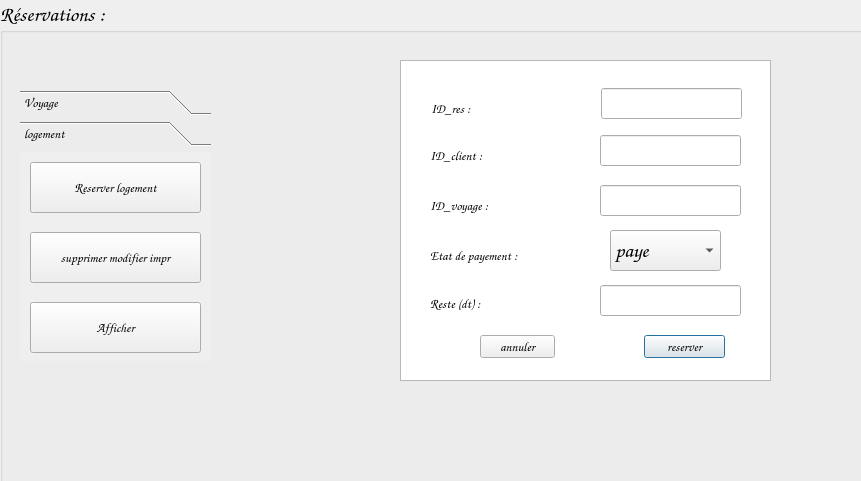
<?xml version="1.0" encoding="UTF-8"?>
<ui version="4.0">
 <class>rv</class>
 <widget class="QDialog" name="rv">
  <property name="geometry">
   <rect>
    <x>0</x>
    <y>0</y>
    <width>861</width>
    <height>481</height>
   </rect>
  </property>
  <property name="windowTitle">
   <string>Dialog</string>
  </property>
  <widget class="QLabel" name="label">
   <property name="geometry">
    <rect>
     <x>0</x>
     <y>0</y>
     <width>861</width>
     <height>481</height>
    </rect>
   </property>
   <property name="text">
    <string/>
   </property>
   <property name="pixmap">
    <pixmap>../tof/inspiration-voyage.jpeg</pixmap>
   </property>
  </widget>
  <widget class="QGroupBox" name="groupBox">
   <property name="geometry">
    <rect>
     <x>0</x>
     <y>0</y>
     <width>861000</width>
     <height>481000</height>
    </rect>
   </property>
   <property name="minimumSize">
    <size>
     <width>861000</width>
     <height>481000</height>
    </size>
   </property>
   <property name="maximumSize">
    <size>
     <width>861000</width>
     <height>481000</height>
    </size>
   </property>
   <property name="font">
    <font>
     <family>Comic Sans MS</family>
     <pointsize>16</pointsize>
    </font>
   </property>
   <property name="title">
    <string>Réservations :</string>
   </property>
   <widget class="QTextBrowser" name="textBrowser">
    <property name="geometry">
     <rect>
      <x>400</x>
      <y>60</y>
      <width>371</width>
      <height>321</height>
     </rect>
    </property>
   </widget>
   <widget class="QLineEdit" name="lineEdit_idc">
    <property name="geometry">
     <rect>
      <x>600</x>
      <y>135</y>
      <width>141</width>
      <height>31</height>
     </rect>
    </property>
   </widget>
   <widget class="QLineEdit" name="lineEdit_idv">
    <property name="geometry">
     <rect>
      <x>600</x>
      <y>185</y>
      <width>141</width>
      <height>31</height>
     </rect>
    </property>
   </widget>
   <widget class="QPushButton" name="pushButton_3">
    <property name="geometry">
     <rect>
      <x>644</x>
      <y>335</y>
      <width>81</width>
      <height>23</height>
     </rect>
    </property>
    <property name="font">
     <font>
      <pointsize>10</pointsize>
     </font>
    </property>
    <property name="text">
     <string>reserver</string>
    </property>
   </widget>
   <widget class="QPushButton" name="pushButton_6">
    <property name="geometry">
     <rect>
      <x>480</x>
      <y>335</y>
      <width>75</width>
      <height>23</height>
     </rect>
    </property>
    <property name="font">
     <font>
      <pointsize>10</pointsize>
     </font>
    </property>
    <property name="text">
     <string>annuler</string>
    </property>
   </widget>
   <widget class="QLabel" name="label_2">
    <property name="geometry">
     <rect>
      <x>430</x>
      <y>145</y>
      <width>101</width>
      <height>21</height>
     </rect>
    </property>
    <property name="font">
     <font>
      <pointsize>10</pointsize>
     </font>
    </property>
    <property name="text">
     <string>ID_client :</string>
    </property>
   </widget>
   <widget class="QLabel" name="label_3">
    <property name="geometry">
     <rect>
      <x>430</x>
      <y>195</y>
      <width>101</width>
      <height>21</height>
     </rect>
    </property>
    <property name="font">
     <font>
      <pointsize>10</pointsize>
     </font>
    </property>
    <property name="text">
     <string>ID_voyage :</string>
    </property>
   </widget>
   <widget class="QLabel" name="label_4">
    <property name="geometry">
     <rect>
      <x>430</x>
      <y>245</y>
      <width>131</width>
      <height>21</height>
     </rect>
    </property>
    <property name="font">
     <font>
      <pointsize>10</pointsize>
     </font>
    </property>
    <property name="text">
     <string>Etat de payement :</string>
    </property>
   </widget>
   <widget class="QLabel" name="label_5">
    <property name="geometry">
     <rect>
      <x>430</x>
      <y>295</y>
      <width>141</width>
      <height>16</height>
     </rect>
    </property>
    <property name="font">
     <font>
      <pointsize>10</pointsize>
     </font>
    </property>
    <property name="text">
     <string>Reste (dt) :</string>
    </property>
   </widget>
   <widget class="QLineEdit" name="lineEdit_res">
    <property name="geometry">
     <rect>
      <x>600</x>
      <y>285</y>
      <width>141</width>
      <height>31</height>
     </rect>
    </property>
   </widget>
   <widget class="QLabel" name="label_6">
    <property name="geometry">
     <rect>
      <x>431</x>
      <y>98</y>
      <width>101</width>
      <height>21</height>
     </rect>
    </property>
    <property name="font">
     <font>
      <pointsize>10</pointsize>
     </font>
    </property>
    <property name="text">
     <string>ID_res :</string>
    </property>
   </widget>
   <widget class="QLineEdit" name="lineEdit_idr">
    <property name="geometry">
     <rect>
      <x>601</x>
      <y>88</y>
      <width>141</width>
      <height>31</height>
     </rect>
    </property>
    <property name="text">
     <string/>
    </property>
   </widget>
   <widget class="QToolBox" name="toolBox">
    <property name="geometry">
     <rect>
      <x>20</x>
      <y>90</y>
      <width>191</width>
      <height>271</height>
     </rect>
    </property>
    <property name="font">
     <font>
      <pointsize>10</pointsize>
     </font>
    </property>
    <property name="currentIndex">
     <number>1</number>
    </property>
    <widget class="QWidget" name="Voyage">
     <property name="geometry">
      <rect>
       <x>0</x>
       <y>0</y>
       <width>191</width>
       <height>207</height>
      </rect>
     </property>
     <attribute name="label">
      <string>Voyage</string>
     </attribute>
     <widget class="QPushButton" name="pushButton">
      <property name="geometry">
       <rect>
        <x>10</x>
        <y>10</y>
        <width>171</width>
        <height>51</height>
       </rect>
      </property>
      <property name="text">
       <string>ajouter reservation</string>
      </property>
     </widget>
     <widget class="QPushButton" name="pushButton_4">
      <property name="geometry">
       <rect>
        <x>10</x>
        <y>150</y>
        <width>171</width>
        <height>51</height>
       </rect>
      </property>
      <property name="text">
       <string>afficher</string>
      </property>
     </widget>
     <widget class="QPushButton" name="pushButton_7">
      <property name="geometry">
       <rect>
        <x>10</x>
        <y>80</y>
        <width>171</width>
        <height>51</height>
       </rect>
      </property>
      <property name="text">
       <string>Suprimer et modifier</string>
      </property>
     </widget>
    </widget>
    <widget class="QWidget" name="logement">
     <property name="geometry">
      <rect>
       <x>0</x>
       <y>0</y>
       <width>191</width>
       <height>207</height>
      </rect>
     </property>
     <attribute name="label">
      <string>logement</string>
     </attribute>
     <widget class="QPushButton" name="pushButton_9">
      <property name="geometry">
       <rect>
        <x>10</x>
        <y>10</y>
        <width>171</width>
        <height>51</height>
       </rect>
      </property>
      <property name="text">
       <string>Reserver logement</string>
      </property>
     </widget>
     <widget class="QPushButton" name="pushButton_10">
      <property name="geometry">
       <rect>
        <x>10</x>
        <y>150</y>
        <width>171</width>
        <height>51</height>
       </rect>
      </property>
      <property name="text">
       <string>Afficher</string>
      </property>
     </widget>
     <widget class="QPushButton" name="pushButton_13">
      <property name="geometry">
       <rect>
        <x>10</x>
        <y>80</y>
        <width>171</width>
        <height>51</height>
       </rect>
      </property>
      <property name="text">
       <string>supprimer modifier impr</string>
      </property>
     </widget>
    </widget>
   </widget>
   <widget class="QComboBox" name="comboBox">
    <property name="geometry">
     <rect>
      <x>610</x>
      <y>230</y>
      <width>111</width>
      <height>41</height>
     </rect>
    </property>
    <item>
     <property name="text">
      <string>paye</string>
     </property>
    </item>
    <item>
     <property name="text">
      <string>non paye</string>
     </property>
    </item>
    <item>
     <property name="text">
      <string>reste</string>
     </property>
    </item>
   </widget>
  </widget>
 </widget>
 <resources/>
 <connections>
  <connection>
   <sender>pushButton_6</sender>
   <signal>clicked()</signal>
   <receiver>rv</receiver>
   <slot>reject()</slot>
   <hints>
    <hint type="sourcelabel">
     <x>538</x>
     <y>337</y>
    </hint>
    <hint type="destinationlabel">
     <x>942</x>
     <y>403</y>
    </hint>
   </hints>
  </connection>
  <connection>
   <sender>pushButton_3</sender>
   <signal>clicked()</signal>
   <receiver>rv</receiver>
   <slot>reject()</slot>
   <hints>
    <hint type="sourcelabel">
     <x>677</x>
     <y>334</y>
    </hint>
    <hint type="destinationlabel">
     <x>1040</x>
     <y>354</y>
    </hint>
   </hints>
  </connection>
 </connections>
</ui>
